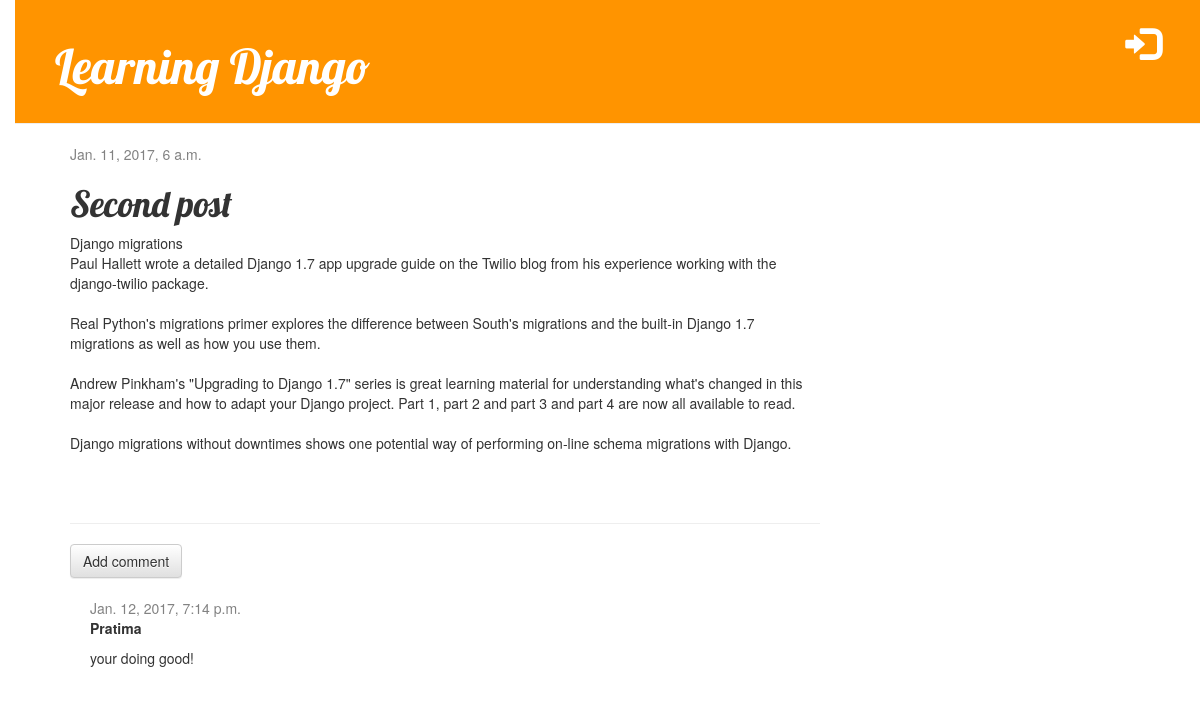
The app's page /post/2/ with its own data.
### blog/models.py (models this page shows, shortened)
class Post(models.Model):
    author = models.ForeignKey('auth.User')
    title = models.CharField(max_length=200)
    text = models.TextField()
    created_date = models.DateTimeField(default=timezone.now)
    published_date = models.DateTimeField(blank=True, null=True)

class Comment(models.Model):
    post = models.ForeignKey('blog.Post', related_name='comments')
    author = models.CharField(max_length=200)
    text = models.TextField()
    created_date = models.DateTimeField(default=timezone.now)
    approved_comment = models.BooleanField(default=False)

### blog/views.py (the view)
# urls.py: url(r'^post/(?P<pk>\d+)/$', views.post_detail, name='post_detail'),
def post_detail(request, pk):
    post = get_object_or_404(Post, pk=pk)
    return render(request, 'blog/post_detail.html', {'post': post})

### blog/templates/blog/post_detail.html (shortened to what this page needs)
{% extends 'blog/base.html' %}
{% block content %}
  <div class="post">
    {% if post.published_date %}
      <div class="date">
        {{ post.published_date }}
      </div>
    {% else %}
      <a class="btn btn-default" href="{% url 'post_publish' pk=post.pk %}">Publish</a>
    {% endif %}
    <h1>{{post.title}}</h1>
    <p>{{post.text|linebreaksbr}}</p>
  </div>
  <hr>
    <a class="btn btn-default" href="{% url 'add_comment_to_post' pk=post.pk %}">Add comment</a>
    {% for comment in post.comments.all %}
      {% if user.is_authenticated or comment.approved_comment %}
        <div class="comment">
          <div class="date">
            {{ comment.created_date }}
          </div>
          <strong>{{ comment.author }}</strong>
          <p>{{ comment.text|linebreaks }}</p>
        </div>
      {% endif %}
    {% empty %}
      <p>No comments here yet :(</p>
    {% endfor %}
{% endblock %}

### blog/static/css/blog.css (style rules this page uses)
body { padding-left: 15px; }
.comment { margin: 20px 0px 20px 20px; }
h1, h2, h3, h4 { font-family: 'Lobster', cursive; }
.date { color: #828282; }
.post { margin-bottom: 70px; }

### records on screen
Post: published_date "Jan. 11, 2017, 6 a.m.", title "Second post", text "Django migrations Paul Hallett wrote a detailed Django 1.7 app upgrade guide on the Twilio blog from his experience working with the django-twilio package. Real Python's migrations primer explores the difference between South's migrations and the built-in Django 1.7 migrations as well as how you use them. Andrew Pinkham's \"Upgrading to Django 1.7\" series is great learning material for understanding what's changed in this major release and how to adapt your Django project. Part 1, part 2 and part 3 and part 4 are now all available to read. Django migrations without downtimes shows one potential way of performing on-line schema migrations with Django."
Comment: created_date "Jan. 12, 2017, 7:14 p.m.", author "Pratima", text "your doing good!"
